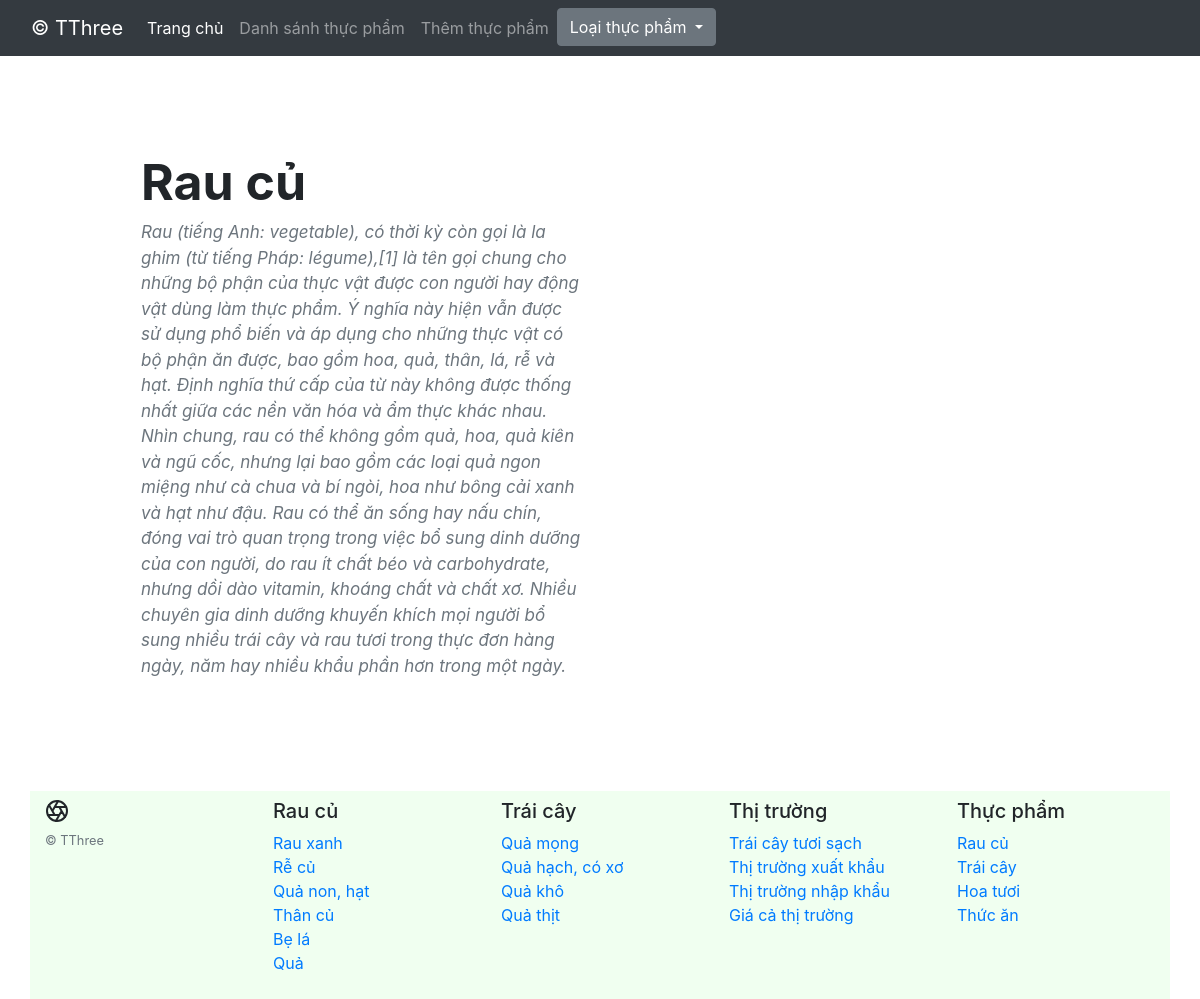
The app's page /index.php?page=foodlines&food=Rau củ with its own data.
### tables this page shows
CREATE TABLE `foodlines` (
  `foodLine` varchar(50) NOT NULL,
  `textDescription` text NOT NULL,
  `img` varchar(255) NOT NULL
);

### src/controller/FoodLinesController.php (called while the page is built, shortened)
<?php
class FoodLinesController
{
    protected $foodlinemodel;
    public function __construct()
    {
        $this->foodlinemodel = new \App\model\FoodLinesModel();
    }
    public function getFoodLines()
    {
        return $this->foodlinemodel->getFoodLines();
    }
    public function details($foodLine){
            $data = $this->foodlinemodel->details($foodLine);
            include_once 'src/view/foodLine/detail.php';
    }
}

### src/model/FoodLinesModel.php (called while the page is built, shortened)
<?php
class FoodLinesModel
{
    protected $database;
    public function __construct()
    {
        $db = new DBConnect();
        $this->database = $db->connect();
    }
    public function getFoodLines()
    {
        $sql = "SELECT * FROM foodlines";
        $stmt = $this->database->query($sql);
        return $stmt->fetchAll();
    }
    public function details($foodLine){
        $sql = "SELECT * FROM `foodlines` WHERE foodLine =:foodLine";
        $stmt= $this->database->prepare($sql);
        $stmt->bindParam(':foodLine',$foodLine);
       $stmt->execute();
        return $stmt->fetchAll();
    }
}

### src/model/DBConnect.php (called while the page is built, shortened)
<?php
class  DBConnect
{
    protected $dsn;
    protected $username;
    protected $password;
    public function __construct()
    {
        $this->dsn = 'mysql:host=localhost;dbname=case_study';
        $this->username = 'root';
        $this->password = 'G*[pBm%h[5YnYY$Z';
    }
    public function connect()
    {
        try {
            return new  \PDO($this->dsn, $this->username, $this->password);
        } catch (\PDOException $e) {
            echo $e->getMessage();
            exit();
        }
    }
}

### src/view/foodLine/detail.php (the view, shortened to what this page needs)
<?php
require_once "src/view/blocks/header.php";
?>
<div class="container my-5 py-5 z-depth-1">
    <section class="px-md-5 mx-md-5 text-center text-lg-left dark-grey-text">
        <div class="row">
            <div class="col-md-6 mb-4 mb-md-0">
                <h3 style="font-size: 50px" class="font-weight-bold"> <?php echo $data[0]['foodLine']?></h3>
                <p  style="font-style: italic;font-size: 17px" class="text-muted">
                    <?php echo $data[0]['textDescription'] ?></p>
            </div>
            <div class="col-md-6 mb-4 mb-md-0">
                <div class="view overlay z-depth-1-half">
                </div>
            </div>
        </div>
    </section>
</div>
<?php
require_once "src/view/blocks/footer.php";
?><?php

### records on screen
foodlines: foodLine "Rau củ", textDescription "Rau (tiếng Anh: vegetable), có thời kỳ còn gọi là la ghim (từ tiếng Pháp: légume),[1] là tên gọi chung cho những bộ phận của thực vật được con người hay động vật dùng làm thực phẩm. Ý nghĩa này hiện vẫn được sử dụng phổ biến và áp dụng cho những thực vật có bộ phận ăn được, bao gồm hoa, quả, thân, lá, rễ và hạt. Định nghĩa thứ cấp của từ này không được thống nhất giữa các nền văn hóa và ẩm thực khác nhau. Nhìn chung, rau có thể không gồm quả, hoa, quả kiên và ngũ cốc, nhưng lại bao gồm các loại quả ngon miệng như cà chua và bí ngòi, hoa như bông cải xanh và hạt như đậu. Rau có thể ăn sống hay nấu chín, đóng vai trò quan trọng trong việc bổ sung dinh dưỡng của con người, do rau ít chất béo…"
